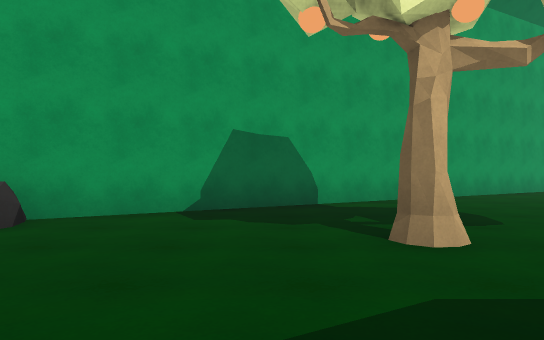
view 1 (above)

24 first-person views from a walk through a Unity game level. The camera is 1.2 m above the floor, looks level and sees 70° across. The floor is counted in squares, 2 m on a side. Each view is taken from the middle of a square. On the plan, view 1 faces up. The plan holds only what a view shows up to about 11 squares ahead; the rest is blank. The place goes on beyond the plan. The player is left out.

view 2
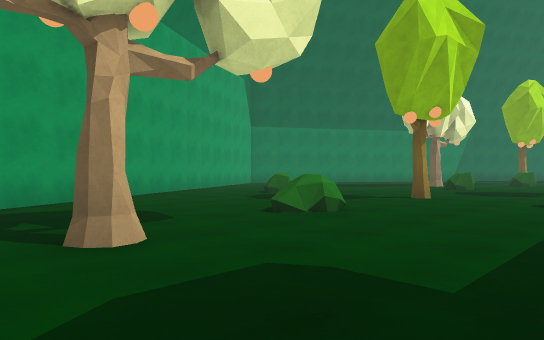

view 3
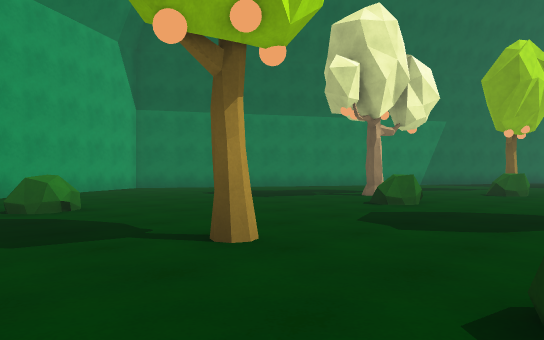

view 4
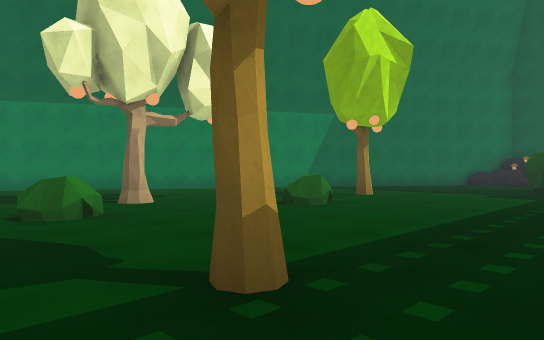

view 5
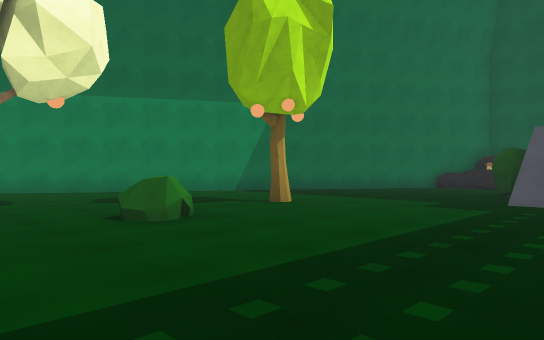

view 6
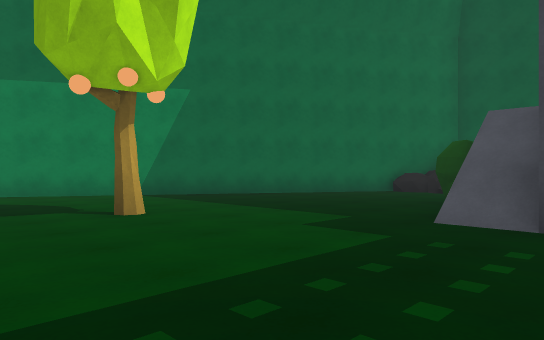

view 7
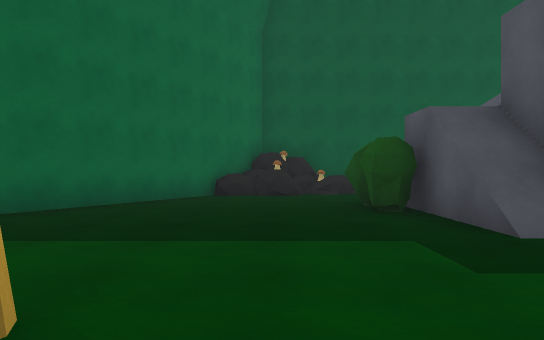

view 8
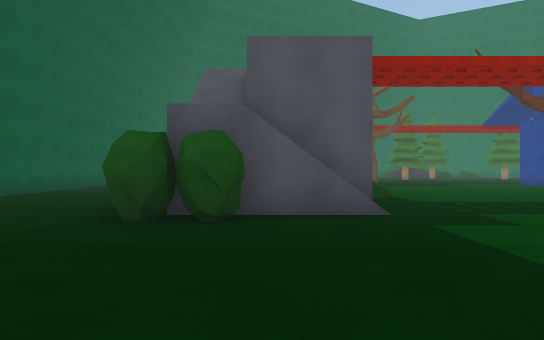

view 9
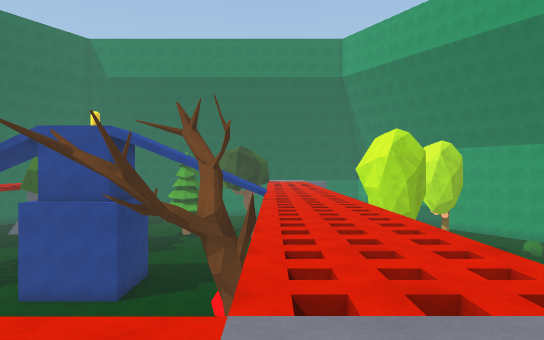

view 10
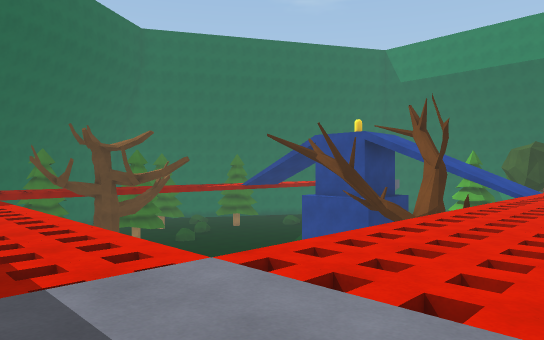

view 11
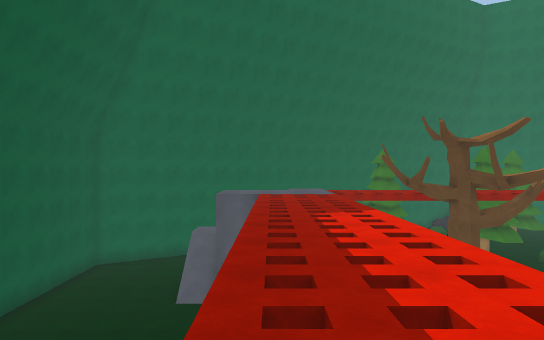

view 12
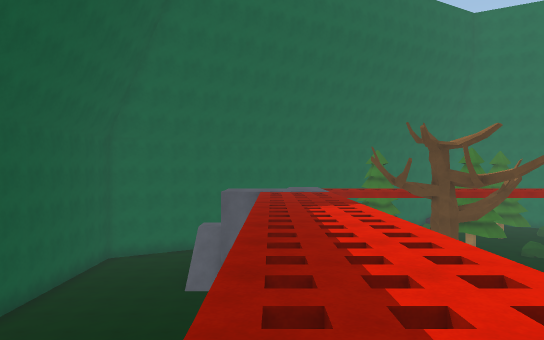

view 13
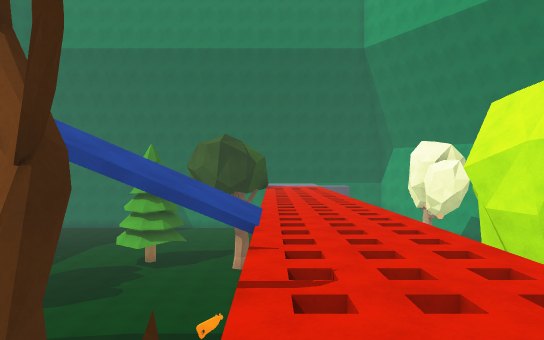

view 14
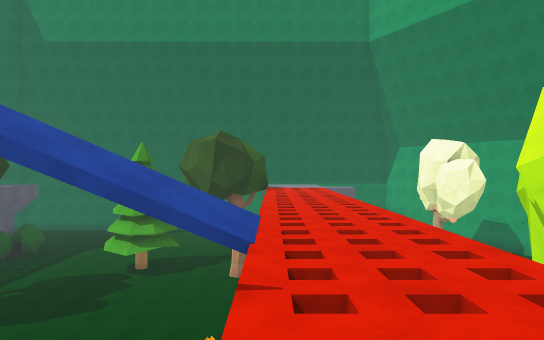

view 15
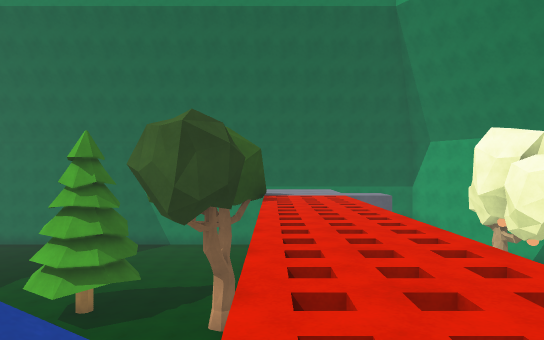

view 16
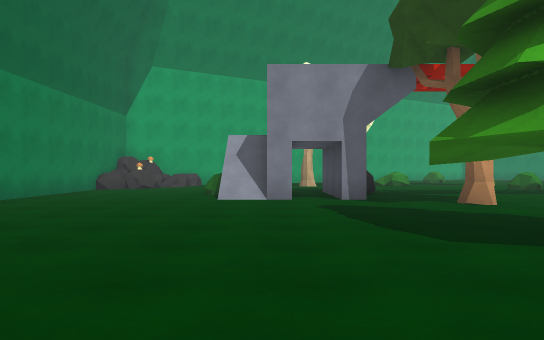

view 17
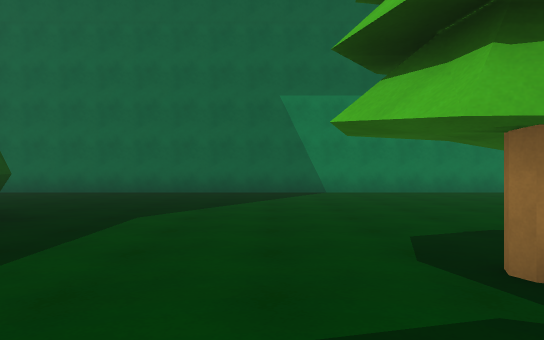

view 18
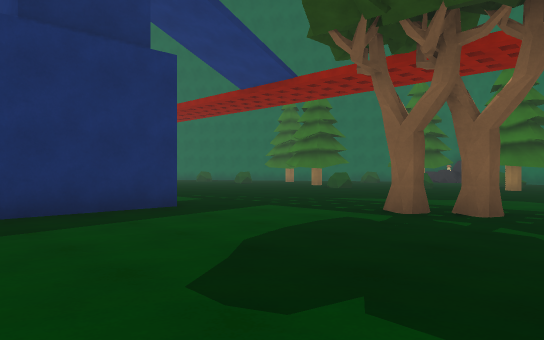

view 19
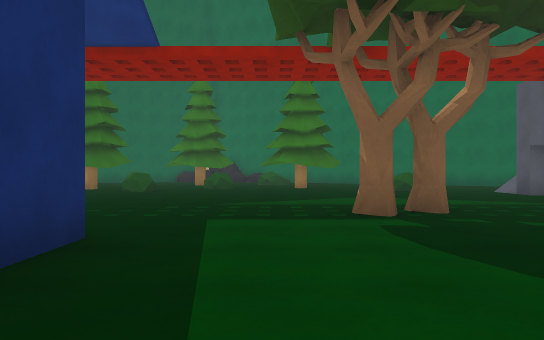

view 20
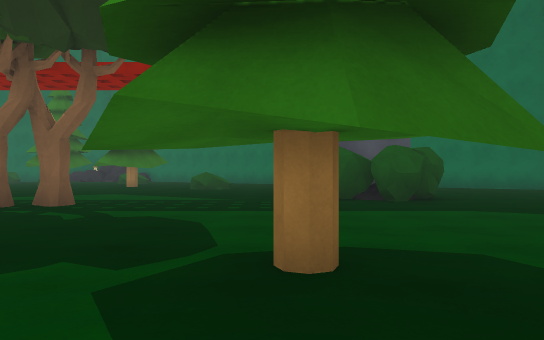

view 21
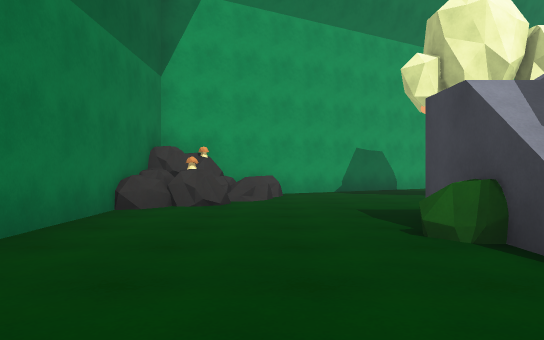

view 22
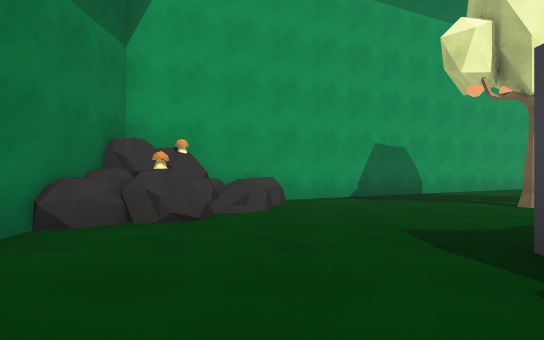

view 23
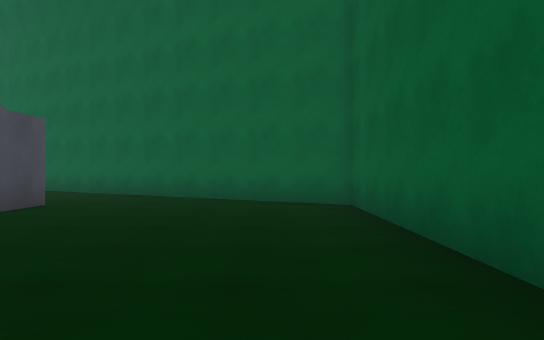

view 24
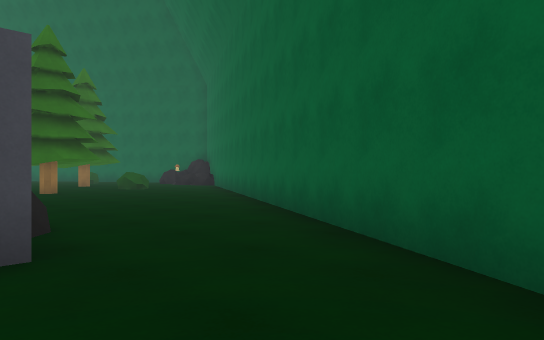

### Floor plan
Key: @ floor where view 1 was taken; # wall or solid block; . main floor; : floor 3 m higher than the main floor; + floor 5.5 m higher than the main floor; * floor 6.25 m higher than the main floor; % floor 7.25 m higher than the main floor; & floor 8.25 m higher than the main floor; / step, stairs or slope; v drop or lower ground; R rock; T tree; B bush; M mushroom; O other object.
Columns run from 6 left of view 1 to 29 right of it. Each row starts with its distance up from view 1.
 12               ##..
 11             ###.....  ###
 10           ###....... ...###
  9          ##...............##
  8        ###.................###
  7      ###......B..............###
  6    ###..............T..........##
  5   ##............................###
  4  ##R......BB..T....B..B..T.......R##
  3  ROR...T.........................ROO
  2   M...............................OR
  1  R............B  .T.........//OO..RO
  0 #..../@///....   ...........//:O..
 -1 #....B/ //..................++/ ...
 -2 #....//++++++++++++++++++++B++/ ....
 -3 #..../////////////++++++++++++   ...
 -4 #........ T/....O   OTvvvvvvv.   ...
 -5 #...............   vv Tvvv vv.    ..
 -6 #........T......   vv T    vv.
 -7 #.......TTT......O vv      vv.
 -8 #........T.......OOvv      vv.
 -9 #................O vv      vv.
-10 #................& v       vv. .....
-11 #............TT..% v   TT Tvv. .....
-12 #............T...* vv  TT#Tvv. .....
-13 #.....O+ ++++++++++vv vv vvv+++/....
-14 #.....   +vvvvvvvvvv  vv vvv+++/....
-15 #...../  #..........
-16 #...../  /...........
-17 ##.....R/..O.......B.
-18  ###.........TT
-19    ##........TTT
-20     ###.........
-21       ###......

Where each view was taken, in squares from view 1:
view 1: 0 up, 0 right, facing up
view 2: 0 up, 0 right, facing up-right
view 3: 1 up, 6 right, facing up-right
view 4: 1 down, 11 right, facing up-right
view 5: 1 down, 14 right, facing up-right
view 6: 1 down, 17 right, facing up-right
view 7: 3 up, 18 right, facing right
view 8: 6 up, 23 right, facing down
view 9: 3 down, 23 right, facing left
view 10: 1 down, 23 right, facing down-left
view 11: 3 down, 23 right, facing down
view 12: 2 down, 23 right, facing down
view 13: 3 down, 17 right, facing left
view 14: 3 down, 16 right, facing left
view 15: 3 down, 12 right, facing left
view 16: 11 down, 0 right, facing up
view 17: 9 down, 5 right, facing left
view 18: 6 down, 5 right, facing down-right
view 19: 6 down, 9 right, facing down
view 20: 5 down, 3 right, facing down
view 21: 5 down, 3 left, facing up
view 22: 3 down, 3 left, facing up
view 23: 10 down, 4 left, facing down
view 24: 16 down, 3 left, facing down-right
